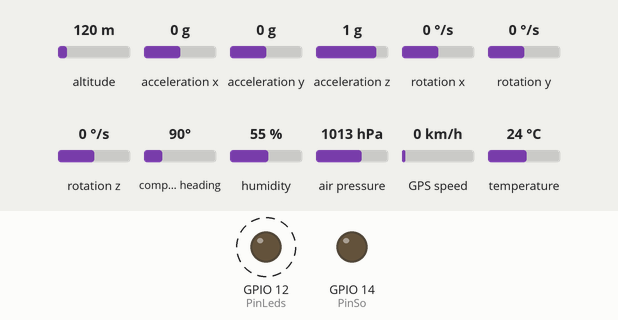
A sketch run on a simulated ESP32. Parts: output pins drawn as LEDs (lit = HIGH). Dashed ring = blinking. The inputs (shaded band) are chosen by the test bench; at power-on: altitude 120 m, acceleration x 0 g, acceleration y 0 g, acceleration z 1 g, rotation x 0 °/s, rotation y 0 °/s, rotation z 0 °/s, compass heading 90°, humidity 55 %, air pressure 1013 hPa, GPS speed 0 km/h, temperature 24 °C. Storage starts empty; the GPS gets a fix after 3 s at 37.7749, -122.4194 with 8 satellites; what the sketch prints to the serial monitor is not drawn.

Above: at 0.6 s.
Timing chart, 0 to 3.0 s (numbered marks = the images above):
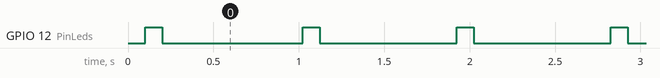

The sketch:

ProgramaCansat.ino
```cpp
// inserció de llibreries
#include <Wire.h>              // per trebalar amb I2C
#include <Adafruit_BME280.h>   // pel sensor BME280
#include "FS.h"                // per gestionar arxius
#include "SD.h"                // per treballar amb targeta SD
#include "SPI.h"               // per treballar amb SPI
#include <HardwareSerial.h>    // definició pins Serie
#include <TinyGPSPlus.h>       // pel GPS
#include <Adafruit_MPU6050.h>  // pel MPU6050
#include <Adafruit_Sensor.h>   // pel MPU6050

// creació d'objectes i variables:
Adafruit_BME280 bme;
TinyGPSPlus gps;       // anomenem gp a l'objecte TinyGPSPlus
Adafruit_MPU6050 mpu;  // objecte MPU6050
HardwareSerial SerialRF(2);   // nou port sèrie (UART2)
HardwareSerial gps_serial(1); // utilitzo UART1 i l'anomeno gps_serial

String temperatura, pressio, altitud, humitat;     // variables per desar les lectures del BME280 (format núm decimal)
String latitud; String longitud; String altitud_gps; String sats; // variables pèr desar les lectures del gps (format text)
float ax, ay, az;  // valors d'acceleració
String accel;
// balisa:
//int PinsLeds[] = {12, 14, 26, 27}; // definició dels pins dels leds en un array (llista)
int PinLeds = 12;
int PinSo = 14;
//int PinSo = 25; // pin altaveu
int llum = 0;     // 0: apagats – 1: encesos
bool estat_so = 0;
//int freq=0; int canal = 0; int resolucio = 8;  // pels senyals PWM del so
float altura =0.00;
float altura_anterior=0.00;
int sv = 0;  // situació de vol

unsigned long temps_referencia = 0;
unsigned long temps_leds = 0;      // per la definició dels temps d'encesa balisa
unsigned long temps_so = 0;        // per l'altaveu
int comptador = 0;
const char* arxiu = "/dades.csv";    // nom arxiu a la SD
const char* cabecera = "comptador,latitud,longitud,altitud GPS (m),altitud BME280 (m),temperatura (oC),pressio (hPa),humitat relativa (%),satelits,ID \n";  // cabecera arxiu csv
String missatge;

void setup()
{
  Serial.begin(112500);
  SerialRF.begin(9600, SERIAL_8N1, 16, 17);  // velocitat del mòdul RF, mode de funcionament, pin RX, pin TX
  gps_serial.begin(9600, SERIAL_8N1, 2, 15);  // velocitat del mòdul gps, mode de funcionament, pin RX, pin TX
  bme.begin(0x76);
  SD.begin(5);
  deleteFile(SD, arxiu);  // esborra el fitxer si ja existeix
  writeFile(SD, arxiu, cabecera);  //capçalera, sobreescriu el text anterior
  mpu.begin(0x68);   // inicialització mpu
  mpu.setAccelerometerRange(MPU6050_RANGE_16_G);   // estableix el rang de mesura de l'acceleròmetre
  pinMode (PinLeds,OUTPUT);
  pinMode (PinSo,OUTPUT);  // configuració pin brunzidor
}

void loop()
{
  // GPS (continu):
 while (gps_serial.available() > 0)
  {
    if (gps.encode(gps_serial.read()))
    { llegeix_gps(); }
  }

  // funcionament general (cada segon):
  if((millis()-temps_referencia)>=1000)
  {
    comptador++;
    temps_referencia=millis();
    llegeix_sensors();
    crea_missatge();
    graba_sd();
    envia_RF();
    if (altura < altura_anterior-5) {sv = 1;}  // el brunzidor s'activarà en caure el CanSat
  }

  // balisa (cada 100 ms):
  if ((millis()-temps_leds)>=100)  //balisa. temps d’encesa (el més curt)
  {
    temps_leds = millis();
    llum++;
    if (llum ==9) {llum=0;}  // apaguem els leds durant temps 9 vegades l'encesa (60 flaixos/min)
    blink();
  }

  // altaveu (cada 500 ms):
  if ((millis()-temps_so)>=500)
  {
    temps_so = millis();
    if (sv==1)
    {
      estat_so = !estat_so;
      digitalWrite(PinSo, estat_so);
    }
  }
}

// ...............................

void llegeix_sensors()
{
  temperatura= String(bme.readTemperature(),2);
  pressio=String(bme.readPressure()/100,2);
  altitud=String(bme.readAltitude(1013.25),2);
  humitat=String(bme.readHumidity(),2);
  altura= bme.readAltitude(1013.25);
  sensors_event_t a, g, temp;
  mpu.getEvent(&a, &g, &temp);
  ax= a.acceleration.x; ay= a.acceleration.y; az= a.acceleration.z;
  accel = String(sqrt(pow(ax,2) + pow(ay,2) + pow(az,2)),2);  // vector aceleración: la raiz de la suma de los componentes al cuadrado (pow,2)
  altura_anterior = altura;
}

void llegeix_gps()
{
  latitud = String(gps.location.lat(), 6);
  longitud = String(gps.location.lng(), 6);
  altitud_gps = String(gps.altitude.meters(),2);
  sats = String(gps.satellites.value());
}

void crea_missatge()
{
  missatge = String(comptador)+","+latitud+","+longitud+","+altitud_gps+","+altitud+","+temperatura+","+pressio+","+humitat+","+sats+","+accel+",BELL-AIR \n";
}

void graba_sd()
{
  appendFile(SD, arxiu, missatge.c_str());
  //readFile(SD, arxiu);
}

void envia_RF()
{
  SerialRF.println(missatge.c_str());  // missatge a enviar per RF
  //Serial.println (missatge);  // per comprovació
}

void blink()
{
  if (llum==1) {digitalWrite(PinLeds,HIGH);}
  else {digitalWrite(PinLeds,LOW);}
}

void so()
{
  estat_so =! estat_so;
  if (estat_so == 0) {digitalWrite(PinSo, LOW);}
  else {digitalWrite(PinSo, HIGH);}
}

// ----------------------- FUNCIONS SD ----------------------

void writeFile(fs::FS &fs, const char * path, const char * message)
{
  //Serial.printf("Writing file: %s\n", path);
  File file = fs.open(path, FILE_WRITE);
  file.print(message);
  file.close();
}

void appendFile(fs::FS &fs, const char * path, const char * message)
{
  //Serial.printf("Appending to file: %s\n", path);
  File file = fs.open(path, FILE_APPEND);
  file.print(message);
  file.close();
}

void deleteFile(fs::FS &fs, const char * path)
{
  Serial.printf("Deleting file: %s\n", path);
  fs.remove(path);
}

void readFile(fs::FS &fs, const char * path){
    Serial.printf("Reading file: %s\n", path);

    File file = fs.open(path);
    if(!file){
        Serial.println("Failed to open file for reading");
        return;
    }

    Serial.print("Read from file: ");
    while(file.available()){
        Serial.write(file.read());
    }
    file.close();
}
```

Measured:
- by itself, GPIO 12 (PinLeds): alternates HIGH for 0.10 s and LOW for 0.80 s
